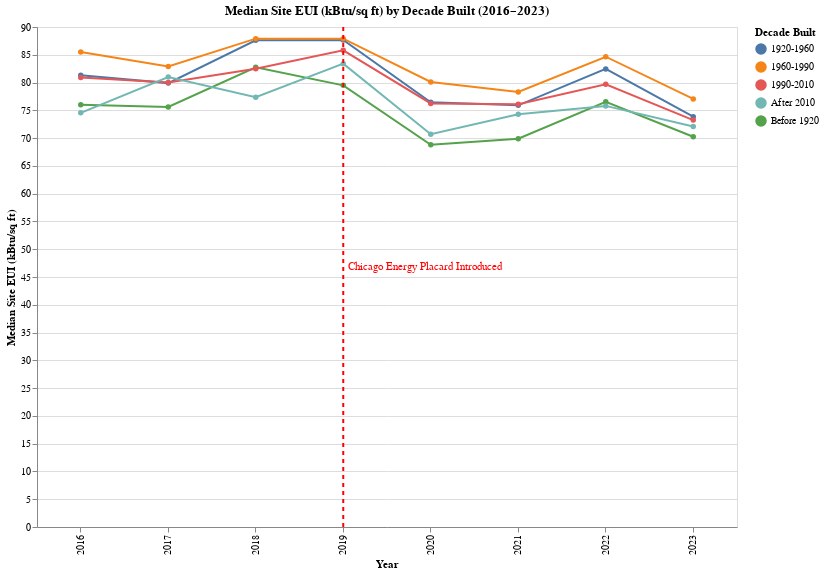

The code cell stored with this chart in its notebook:
### Code cell
chart = plot_metric_by_property(
    df=energy_df,
    metric_col="Site EUI (kBtu/sq ft)",
    property_col="Decade Built",
    agg_func=pd.Series.median,
    year_col="Data Year",
    marker_year=2019,
    width=700,
    height=500,
)

chart

### Figure 1 — Vega-Lite specification as saved in the notebook (floating-point values rounded to 4 significant figures)
{"config": {"view": {"continuousWidth": 300, "continuousHeight": 300}}, "layer": [{"data": {"name": "data-2c1587fa5b91d49b5a87a468b7db7d47"}, "mark": {"type": "line", "point": true}, "encoding": {"color": {"field": "Decade Built", "title": "Decade Built", "type": "nominal"}, "tooltip": [{"field": "Decade Built", "title": "Decade Built", "type": "ordinal"}, {"field": "Data Year", "title": "Year", "type": "quantitative"}, {"field": "Aggregated_Metric", "format": ".2f", "title": "Median Site EUI (kBtu/sq ft)", "type": "quantitative"}], "x": {"field": "Data Year", "sort": "ascending", "title": "Year", "type": "ordinal"}, "y": {"field": "Aggregated_Metric", "title": "Median Site EUI (kBtu/sq ft)", "type": "quantitative"}}, "name": "view_2"}, {"data": {"name": "data-0c454f3f83ff251380041a7c1dc9c76c"}, "mark": {"type": "rule", "color": "red", "size": 2, "strokeDash": [4, 4]}, "encoding": {"x": {"field": "Data Year", "type": "ordinal"}}}, {"data": {"name": "data-59d4f649ef26394b53c706eca5efd7c6"}, "mark": {"type": "text", "align": "left", "baseline": "bottom", "color": "red", "dx": 5, "dy": -5}, "encoding": {"text": {"field": "label", "type": "nominal"}, "x": {"field": "Data Year", "type": "ordinal"}}}], "height": 500, "params": [{"name": "param_2", "select": {"type": "interval", "encodings": ["x", "y"]}, "bind": "scales", "views": ["view_2"]}], "title": "Median Site EUI (kBtu/sq ft) by Decade Built (2016–2023)", "width": 700, "$schema": "https://vega.github.io/schema/vega-lite/v5.20.1.json", "datasets": {"data-2c1587fa5b91d49b5a87a468b7db7d47": [{"Data Year": 2016, "Decade Built": "Before 1920", "Aggregated_Metric": 76.0}, {"Data Year": 2016, "Decade Built": "1920-1960", "Aggregated_Metric": 81.3}, {"Data Year": 2016, "Decade Built": "1960-1990", "Aggregated_Metric": 85.5}, {"Data Year": 2016, "Decade Built": "1990-2010", "Aggregated_Metric": 80.9}, {"Data Year": 2016, "Decade Built": "After 2010", "Aggregated_Metric": 74.55}, {"Data Year": 2017, "Decade Built": "Before 1920", "Aggregated_Metric": 75.6}, {"Data Year": 2017, "Decade Built": "1920-1960", "Aggregated_Metric": 79.9}, {"Data Year": 2017, "Decade Built": "1960-1990", "Aggregated_Metric": 82.9}, {"Data Year": 2017, "Decade Built": "1990-2010", "Aggregated_Metric": 80.0}, {"Data Year": 2017, "Decade Built": "After 2010", "Aggregated_Metric": 81.0}, {"Data Year": 2018, "Decade Built": "Before 1920", "Aggregated_Metric": 82.75}, {"Data Year": 2018, "Decade Built": "1920-1960", "Aggregated_Metric": 87.6}, {"Data Year": 2018, "Decade Built": "1960-1990", "Aggregated_Metric": 87.9}, {"Data Year": 2018, "Decade Built": "1990-2010", "Aggregated_Metric": 82.5}, {"Data Year": 2018, "Decade Built": "After 2010", "Aggregated_Metric": 77.35}, {"Data Year": 2019, "Decade Built": "Before 1920", "Aggregated_Metric": 79.5}, {"Data Year": 2019, "Decade Built": "1920-1960", "Aggregated_Metric": 87.65}, {"Data Year": 2019, "Decade Built": "1960-1990", "Aggregated_Metric": 87.9}, {"Data Year": 2019, "Decade Built": "1990-2010", "Aggregated_Metric": 85.8}, {"Data Year": 2019, "Decade Built": "After 2010", "Aggregated_Metric": 83.4}, {"Data Year": 2020, "Decade Built": "Before 1920", "Aggregated_Metric": 68.8}, {"Data Year": 2020, "Decade Built": "1920-1960", "Aggregated_Metric": 76.45}, {"Data Year": 2020, "Decade Built": "1960-1990", "Aggregated_Metric": 80.1}, {"Data Year": 2020, "Decade Built": "1990-2010", "Aggregated_Metric": 76.25}, {"Data Year": 2020, "Decade Built": "After 2010", "Aggregated_Metric": 70.7}, {"Data Year": 2021, "Decade Built": "Before 1920", "Aggregated_Metric": 69.9}, {"Data Year": 2021, "Decade Built": "1920-1960", "Aggregated_Metric": 75.9}, {"Data Year": 2021, "Decade Built": "1960-1990", "Aggregated_Metric": 78.3}, {"Data Year": 2021, "Decade Built": "1990-2010", "Aggregated_Metric": 76.1}, {"Data Year": 2021, "Decade Built": "After 2010", "Aggregated_Metric": 74.3}, {"Data Year": 2022, "Decade Built": "Before 1920", "Aggregated_Metric": 76.55}, {"Data Year": 2022, "Decade Built": "1920-1960", "Aggregated_Metric": 82.45}, {"Data Year": 2022, "Decade Built": "1960-1990", "Aggregated_Metric": 84.65}, {"Data Year": 2022, "Decade Built": "1990-2010", "Aggregated_Metric": 79.7}, {"Data Year": 2022, "Decade Built": "After 2010", "Aggregated_Metric": 75.8}, {"Data Year": 2023, "Decade Built": "Before 1920", "Aggregated_Metric": 70.25}, {"Data Year": 2023, "Decade Built": "1920-1960", "Aggregated_Metric": 73.85}, {"Data Year": 2023, "Decade Built": "1960-1990", "Aggregated_Metric": 77.05}, {"Data Year": 2023, "Decade Built": "1990-2010", "Aggregated_Metric": 73.25}, {"Data Year": 2023, "Decade Built": "After 2010", "Aggregated_Metric": 72.1}], "data-0c454f3f83ff251380041a7c1dc9c76c": [{"Data Year": 2019}], "data-59d4f649ef26394b53c706eca5efd7c6": [{"Data Year": 2019, "label": "Chicago Energy Placard Introduced"}]}}
